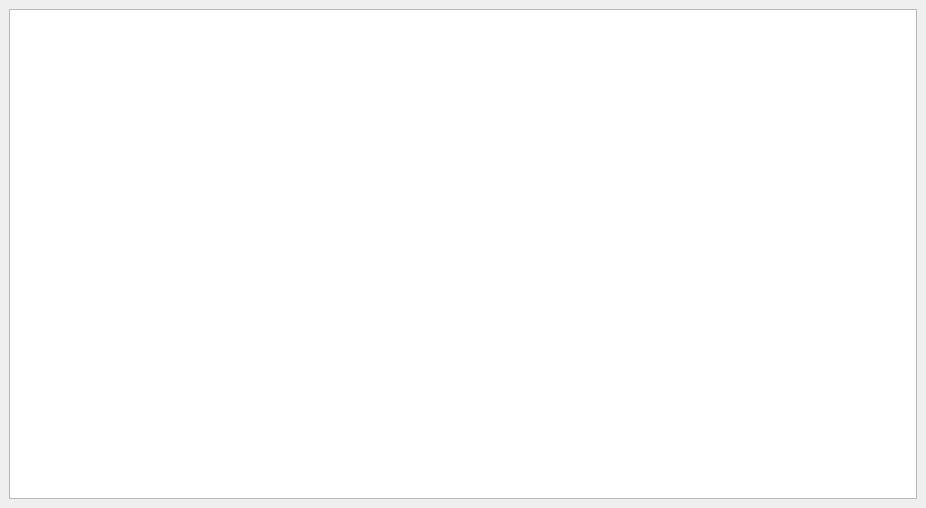
<?xml version="1.0" encoding="UTF-8"?>
<ui version="4.0">
 <class>MainWindow</class>
 <widget class="QMainWindow" name="MainWindow">
  <property name="geometry">
   <rect>
    <x>0</x>
    <y>0</y>
    <width>926</width>
    <height>508</height>
   </rect>
  </property>
  <property name="windowTitle">
   <string>MainWindow</string>
  </property>
  <widget class="QWidget" name="centralwidget">
   <property name="maximumSize">
    <size>
     <width>1080</width>
     <height>800</height>
    </size>
   </property>
   <property name="font">
    <font>
     <family>Forward</family>
     <pointsize>10</pointsize>
     <weight>75</weight>
     <bold>true</bold>
    </font>
   </property>
   <layout class="QGridLayout" name="gridLayout">
    <item row="0" column="0">
     <widget class="QTableWidget" name="table">
      <attribute name="horizontalHeaderCascadingSectionResizes">
       <bool>false</bool>
      </attribute>
      <attribute name="horizontalHeaderDefaultSectionSize">
       <number>400</number>
      </attribute>
      <attribute name="horizontalHeaderShowSortIndicator" stdset="0">
       <bool>true</bool>
      </attribute>
      <attribute name="horizontalHeaderStretchLastSection">
       <bool>true</bool>
      </attribute>
     </widget>
    </item>
   </layout>
  </widget>
 </widget>
 <resources/>
 <connections/>
</ui>
